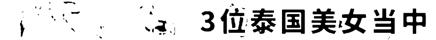
#> input picture Images/0_00_00_033__0_00_01_399_0040200000008540048000854.jpeg, 436 x 40 px, found by its file name; its folder holds only this picture in this run
$ python resize_images.py
#> lines starting #> are read from the running program, lines starting #| are printed output that depends on the picture; after the words box and inside, x2 and y2 are one past the last pixel; in counts of white or black regions, pixels touching at a corner belong together
import cv2 as cv
from PIL import Image
import os
import time
import os
import concurrent.futures

# used for resizing, it will resize the image maintaining aspect ratio
# to the smallest dimension, my images were 5000 by 1000, so it gets shrunk to
# 40 px tall and an unknown width.
size = (1920, 40)

# only run on files with this file extension.
ext = '.jpeg'

# folder to run on.
path = '../Images'
print(path)
startTime = 0


def get_boundaries(name, debug=False):
#> called with debug = False
    name = path + "\\" + name
    # crop out unecessary whitespace
    src = cv.imread(cv.samples.findFile(name), 1)
#> src is the input picture: shape (40, 436, 3); min 0, max 255, mean 216.7
    src_gray = cv.blur(src, (3, 3))
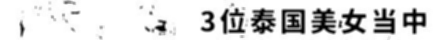
#> src_gray: shape (40, 436, 3); min 0, max 255, mean 216.7
    threshold = 100
    leftmost = src.shape[1]
#> leftmost = 436
    rightmost = 0
    canny_output = cv.Canny(src_gray, threshold, threshold * 2)
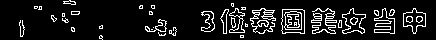
#> canny_output: shape (40, 436); 10.6% white in thin lines or dots
    contours, _ = cv.findContours(canny_output, cv.RETR_EXTERNAL, cv.CHAIN_APPROX_SIMPLE)
#> contours = 36 contours, 22 with area under 20; largest, box (x1, y1, x2, y2) and area: (281, 9, 305, 34) 518, (403, 8, 426, 34) 336, (342, 8, 366, 34) 323, (374, 8, 395, 34) 232, (250, 8, 276, 34) 170
    offset = int(src.shape[1] * 0.03)
#> offset = 13
    # Get the mass centers
    mc = [None] * len(contours)
#> mc = 36 items
    for i in range(len(contours)):
        # Get the moment
        moment = cv.moments(contours[i])
        # add 1e-5 to avoid division by zero
        mc[i] = (moment['m10'] / (moment['m00'] + 1e-5), moment['m01'] / (moment['m00'] + 1e-5))
#> this loop made 36 passes
#> after the loop, mc = 36 pairs, first value 0 to 414, second value 0 to 36.58
    # Draw contours
    # minarea = 1000
    for i, j in enumerate(contours):
        val = int(mc[i][0])
        area = cv.contourArea(contours[i])
        # val = int(i[0][0][0])
        if leftmost > val and val > offset:  # and area > minarea:
            leftmost = val
        if rightmost < val and val < src.shape[1] - offset:  # and area > minarea:
            rightmost = val
        if debug >= 2:
            print('val: ', end='')
            print(val, end='')
            print(' '.join(['Number', str(i), 'lm', str(leftmost),
                            'rm', str(rightmost)]))
#> this loop made 36 passes
#> (val, area, rightmost) on passes 21, 24: (391, 22.5, 391), (413, 336, 413)
#> (val, area) on passes 12, 14, 17, 19, 22, 23: (158, 96), (232, 29), (208, 145), (74, 23.5), (292, 517.5), (224, 91)
#> after the loop, leftmost = 21; rightmost = 413
    leftmost -= offset
#> leftmost = 8
    rightmost += offset
#> rightmost = 426
    # Calculate the area with the moments 00 and compare with the result of the OpenCV function
    if debug >= 3:
        for i in range(len(contours)):
            print(' * Contour[{0}]. Area: {1}. Length: {2}.'.format(i, cv.contourArea(contours[i]),
                                                                    cv.arcLength(contours[i], True), contours[i]))

    return leftmost, 0, rightmost, src.shape[0]


def run_on(path, debug=False):
    global startTime
    startTime = int(time.time())
    op = []
    count = 0
    namelist = []
    for root, dirs, files in os.walk(path):
        for name in files:
            if ext in name:
                namelist.append(name)
    with concurrent.futures.ThreadPoolExecutor() as executor:
        for name, result in zip(namelist, executor.map(get_boundaries, namelist)):
            if debug >= 1: print('Time Elapsed:',
                                 str(int(time.time()) - startTime),
                                 'secs. Image:', count, 'Name:', name)
            shrink_and_crop(name, result, size, debug)
            count += 1
    print('Done in {} seconds!'.format(str(int(time.time()) - startTime)))


def shrink_and_crop(name, cropbox, maxsize, debug=False):
#> called with cropbox = (8, 0, 426, 40), maxsize = (1920, 40), debug = 1
    name = path + "\\" + name
    im = Image.open(name)
    if debug >= 2: print(im, cropbox)
    try:
        im = im.crop(cropbox)
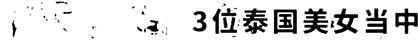
#> im: PIL image 418x40 RGB; min 0, max 255, mean 215.1
        if im.size[1] > maxsize[1]:
            im.thumbnail(maxsize)
        if debug >= 2: print(im)
        im.save(name)
        # im.save('did it work1.jpg')
    except ValueError:
        print('Did not run on:', name)

run_on(path, debug=1)

$ run again, on Images/0_00_04_066__0_00_05_632_0040200000008540048000854.jpeg
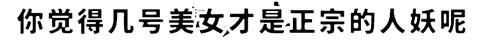
#> input picture Images/0_00_04_066__0_00_05_632_0040200000008540048000854.jpeg, 481 x 40 px, found by its file name
#> in get_boundaries, src is the input picture: shape (40, 481, 3); min 0, max 255, mean 198
#> in get_boundaries, `canny_output = cv.Canny(src_gray, threshold, threshold * 2)`:
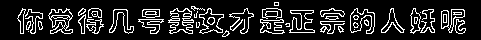
#> canny_output: shape (40, 481); 15% white in thin lines or dots, all inside (x1, y1, x2, y2) = (17, 2, 466, 37)
#> contours = 37 contours, 11 with area under 20; largest, box (x1, y1, x2, y2) and area: (168, 8, 194, 34) 367, (48, 8, 73, 34) 358, (350, 8, 375, 34) 334, (199, 8, 224, 34) 321, (289, 10, 315, 33) 270
#> in get_boundaries, `mc = [None] * len(contours)`: mc = 37 items
#> the loop in get_boundaries, `for i in range(len(contours)):` made 37 passes
#> after the loop in get_boundaries, `for i in range(len(contours)):`: mc = 37 pairs, first value 0 to 459.3, second value 0 to 33.47
#> the loop in get_boundaries, `for i, j in enumerate(contours):` made 37 passes
#> (val, area, leftmost, rightmost) on pass 2: (225, 21.5, 225, 225)
#> after the loop in get_boundaries, `for i, j in enumerate(contours):`: leftmost = 21; rightmost = 459
#> in get_boundaries, `leftmost -= offset`: leftmost = 7
#> in get_boundaries, `rightmost += offset`: rightmost = 473
#> in shrink_and_crop, `im = im.crop(cropbox)`:
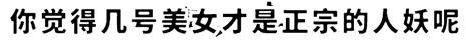
#> im: PIL image 466x40 RGB; min 0, max 255, mean 196.2

$ run again, on Images/0_00_05_666__0_00_07_432_0040200000008540048000854.jpeg
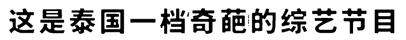
#> input picture Images/0_00_05_666__0_00_07_432_0040200000008540048000854.jpeg, 406 x 40 px, found by its file name
#> in get_boundaries, src is the input picture: shape (40, 406, 3); min 0, max 255, mean 192.2
#> in get_boundaries, `canny_output = cv.Canny(src_gray, threshold, threshold * 2)`:
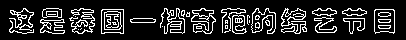
#> canny_output: shape (40, 406); 15.9% white in thin lines or dots, all inside (x1, y1, x2, y2) = (9, 8, 395, 34)
#> contours = 31 contours, 15 with area under 20; largest, box (x1, y1, x2, y2) and area: (101, 9, 124, 34) 512, (374, 9, 395, 34) 451, (191, 8, 216, 34) 377, (251, 8, 276, 34) 338, (281, 8, 307, 34) 289
#> in get_boundaries, `mc = [None] * len(contours)`: mc = 31 items
#> the loop in get_boundaries, `for i in range(len(contours)):` made 31 passes
#> after the loop in get_boundaries, `for i in range(len(contours)):`: mc = 31 pairs, first value 0 to 384, second value 0 to 28.32
#> the loop in get_boundaries, `for i, j in enumerate(contours):` made 31 passes
#> (val, area, leftmost) on passes 10, 31: (51, 222.5, 51), (23, 216.5, 23)
#> after the loop in get_boundaries, `for i, j in enumerate(contours):`: leftmost = 23; rightmost = 384
#> in get_boundaries, `leftmost -= offset`: leftmost = 11
#> in get_boundaries, `rightmost += offset`: rightmost = 396
#> in shrink_and_crop, `im = im.crop(cropbox)`:
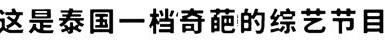
#> im: PIL image 385x40 RGB; min 0, max 255, mean 189

$ run again, on Images/0_00_07_600__0_00_09_465_0040200000008540048000854.jpeg
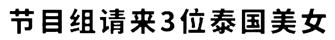
#> input picture Images/0_00_07_600__0_00_09_465_0040200000008540048000854.jpeg, 335 x 40 px, found by its file name
#> in get_boundaries, src is the input picture: shape (40, 335, 3); min 0, max 255, mean 193.4
#> in get_boundaries, `canny_output = cv.Canny(src_gray, threshold, threshold * 2)`:
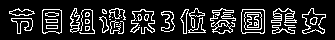
#> canny_output: shape (40, 335); 15.3% white in thin lines or dots, all inside (x1, y1, x2, y2) = (9, 8, 326, 34)
#> contours = 34 contours, 19 with area under 20; largest, box (x1, y1, x2, y2) and area: (241, 9, 265, 34) 533, (42, 9, 62, 34) 432, (302, 8, 326, 34) 318, (211, 20, 235, 34) 165, (11, 18, 33, 34) 148
#> in get_boundaries, `mc = [None] * len(contours)`: mc = 34 items
#> the loop in get_boundaries, `for i in range(len(contours)):` made 34 passes
#> after the loop in get_boundaries, `for i in range(len(contours)):`: mc = 34 pairs, first value 0 to 313, second value 0 to 31.67
#> the loop in get_boundaries, `for i, j in enumerate(contours):` made 34 passes
#> (val, area, leftmost) on passes 10, 34: (22, 147.5, 22), (21, 105.5, 21)
#> after the loop in get_boundaries, `for i, j in enumerate(contours):`: leftmost = 21; rightmost = 313
#> in get_boundaries, `leftmost -= offset`: leftmost = 11
#> in get_boundaries, `rightmost += offset`: rightmost = 323
#> in shrink_and_crop, `im = im.crop(cropbox)`:
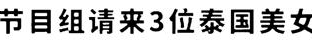
#> im: PIL image 312x40 RGB; min 0, max 255, mean 189.3

$ run again, on Images/0_00_01_400__0_00_02_299_0040200000008540048000854.jpeg
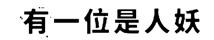
#> input picture Images/0_00_01_400__0_00_02_299_0040200000008540048000854.jpeg, 214 x 40 px, found by its file name
#> in get_boundaries, src is the input picture: shape (40, 214, 3); min 0, max 255, mean 209.4
#> in get_boundaries, `canny_output = cv.Canny(src_gray, threshold, threshold * 2)`:
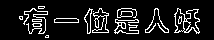
#> canny_output: shape (40, 214); 11.5% white in thin lines or dots, all inside (x1, y1, x2, y2) = (19, 6, 200, 38)
#> contours = 14 contours, 5 with area under 20; largest, box (x1, y1, x2, y2) and area: (174, 8, 200, 34) 402, (54, 18, 79, 23) 93, (92, 8, 109, 33) 93, (84, 8, 93, 34) 93, (117, 8, 137, 18) 58
#> in get_boundaries, `mc = [None] * len(contours)`: mc = 14 items
#> the loop in get_boundaries, `for i in range(len(contours)):` made 14 passes
#> after the loop in get_boundaries, `for i in range(len(contours)):`: mc = [(46.61, 36.06), (36.67, 24.48), (122.2, 25.69), (36.5, 20), (66, 20.05), (20.57, 17.43), (0, 0), (185.9, 21.28), (156.6, 25.39), (126.1, 13.45), (99.3, 16.5), (88.09, 20.08), (32.91, 19.95), (40.88, 6.97)]
#> the loop in get_boundaries, `for i, j in enumerate(contours):` made 14 passes
#> (val, area, rightmost) on passes 3, 8: (122, 53.5, 122), (185, 401.5, 185)
#> after the loop in get_boundaries, `for i, j in enumerate(contours):`: leftmost = 20; rightmost = 185
#> in get_boundaries, `leftmost -= offset`: leftmost = 14
#> in get_boundaries, `rightmost += offset`: rightmost = 191
#> in shrink_and_crop, `im = im.crop(cropbox)`:
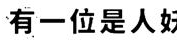
#> im: PIL image 177x40 RGB; min 0, max 255, mean 204
